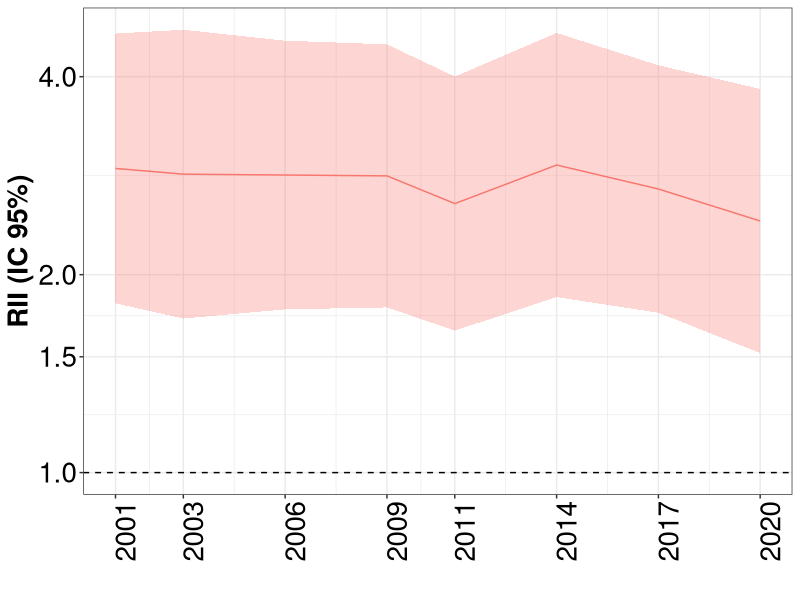
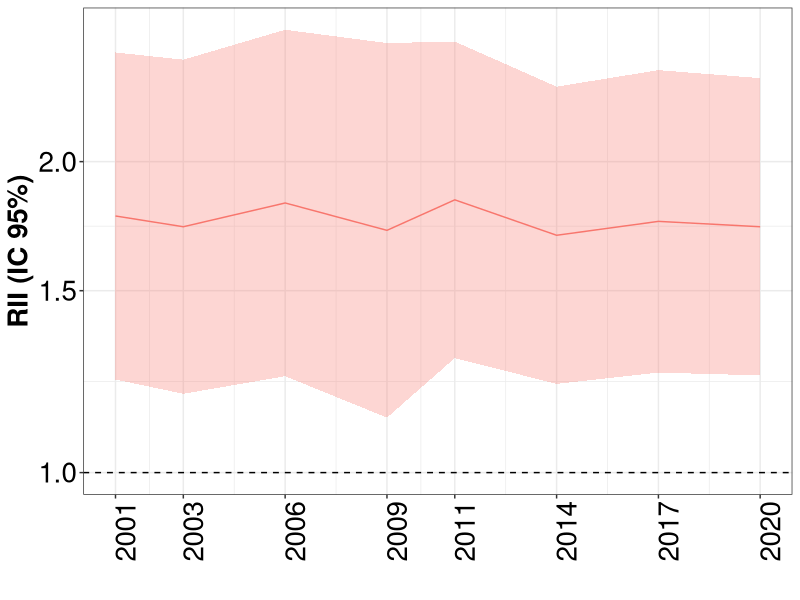
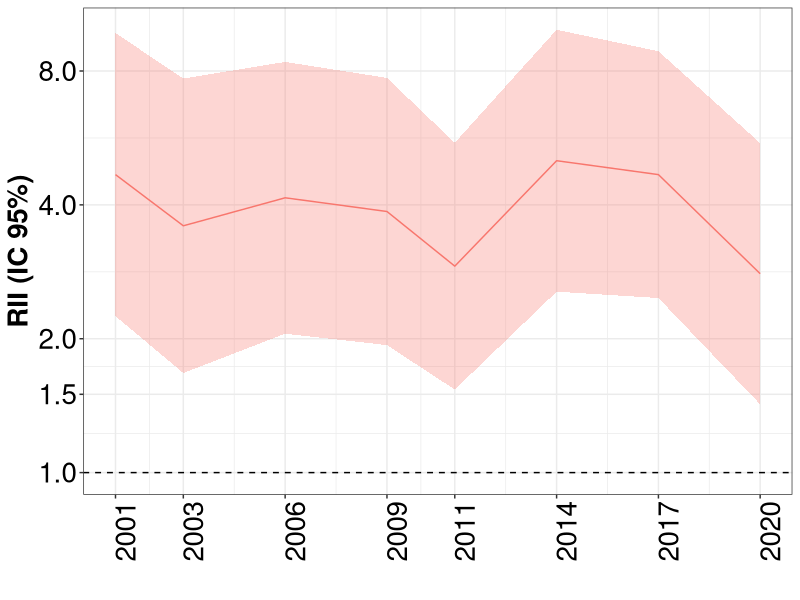
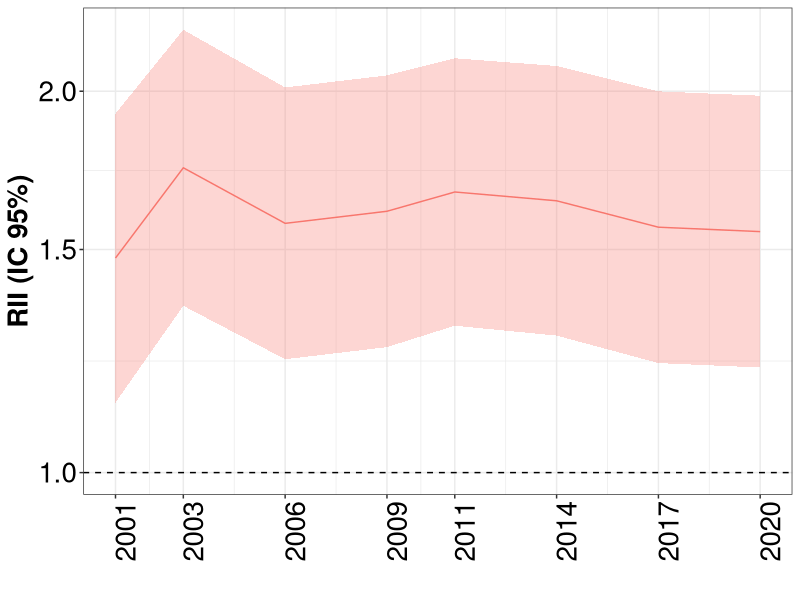
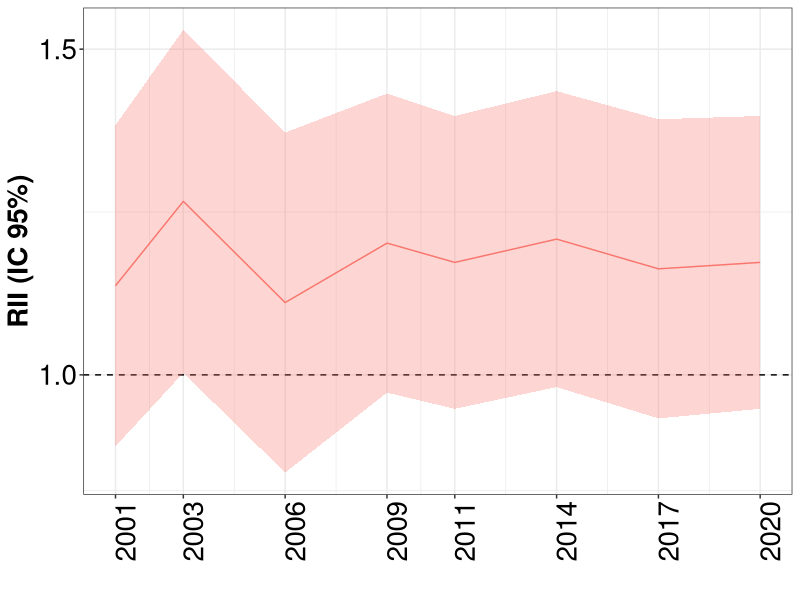
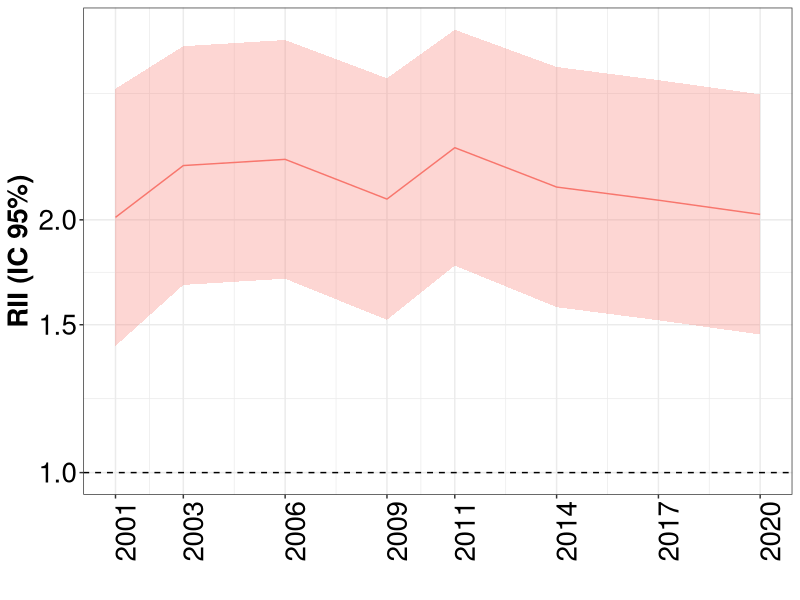
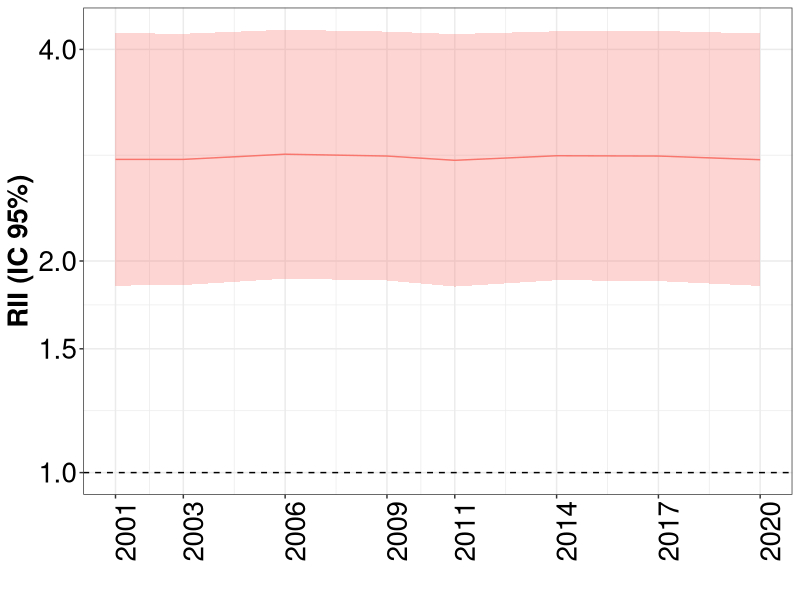
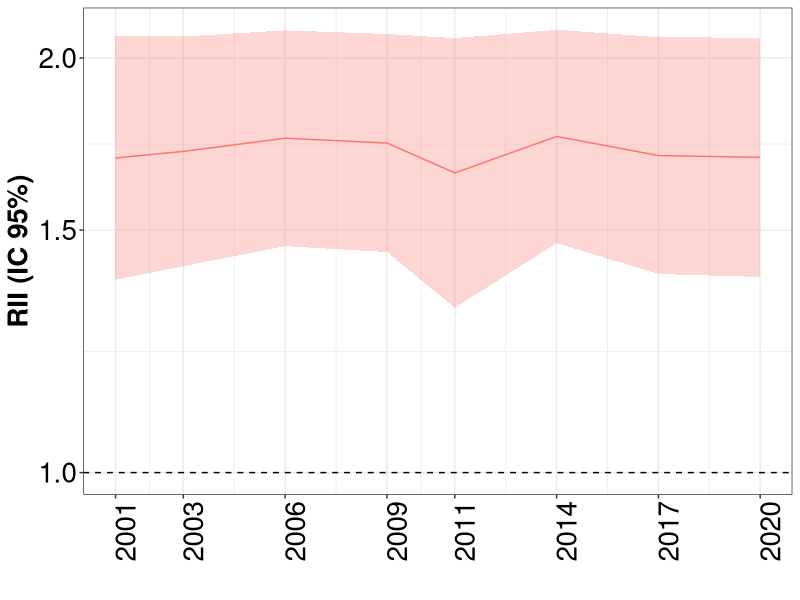

Reproduce these figures in R, in order.
## ---- chunk 1
knitr::opts_chunk$set(echo = TRUE)
library(tidyverse)
library(readxl)
library(ggplot2)
setwd(getwd())

## ---- chunk 2

desigualdades_rii_spain <- read.csv("rii_spain.csv")
prevalencias_spain <- read.csv("prevalencias_spain.csv")

prevalencias_ccaa <- read.csv("prevalencias_ccaa.csv")
prevalencias_ca <- prevalencias_ccaa %>%
  filter(abreviatura == "AN")
desigualdades_rii_ccaa <- read.csv("rii_ccaa.csv")
desigualdades_ca <- desigualdades_rii_ccaa %>%
  filter(abreviatura == "AN")

## ---- chunk 3

desigualdades_ca %>%
  filter(fr =="diabetes", sexo=="Overall") %>%
  ggplot(aes(x=as.Date(encuesta), y=rii, ymin=rii_infci, ymax=rii_supci, group=fr)) +
  geom_hline(yintercept = 1, lty = 2) +
  geom_ribbon(alpha=0.3, aes(fill=fr)) +
  geom_line(aes(color=fr)) +
  scale_y_continuous(trans="log", breaks=c(0.75, 1, 1.5, 2, 4, 8, 16, 32))+
  scale_x_date(date_labels = "%Y", breaks = unique(as.Date(desigualdades_ca$encuesta)))+
  labs(x="", y="RII (IC 95%)")+
  theme_bw()+
  theme(axis.text=element_text(size=20, color="black"),
                  axis.title=element_text(size=20, face="bold", color="black"),
                  axis.text.x = element_text(angle = 90),
                  strip.text = element_text(size=20, face="bold", color="black"),
                  legend.position="none")

## ---- chunk 4

desigualdades_ca %>%
  filter(fr =="diabetes", sexo=="Hombre") %>%
  ggplot(aes(x=as.Date(encuesta), y=rii, ymin=rii_infci, ymax=rii_supci, group=fr)) +
  geom_hline(yintercept = 1, lty = 2) +
  geom_ribbon(alpha=0.3, aes(fill=fr)) +
  geom_line(aes(color=fr)) +
  scale_y_continuous(trans="log", breaks=c(0.75, 1, 1.5, 2, 4, 8, 16, 32))+
  scale_x_date(date_labels = "%Y", breaks = unique(as.Date(desigualdades_ca$encuesta)))+
  labs(x="", y="RII (IC 95%)")+
  theme_bw()+
  theme(axis.text=element_text(size=20, color="black"),
                  axis.title=element_text(size=20, face="bold", color="black"),
                  axis.text.x = element_text(angle = 90),
                  strip.text = element_text(size=20, face="bold", color="black"),
                  legend.position="none")

## ---- chunk 5

desigualdades_ca %>%
  filter(fr =="diabetes", sexo=="Mujeres") %>%
  ggplot(aes(x=as.Date(encuesta), y=rii, ymin=rii_infci, ymax=rii_supci, group=fr)) +
  geom_hline(yintercept = 1, lty = 2) +
  geom_ribbon(alpha=0.3, aes(fill=fr)) +
  geom_line(aes(color=fr)) +
  scale_y_continuous(trans="log", breaks=c(0.75, 1, 1.5, 2, 4, 8, 16, 32))+
  scale_x_date(date_labels = "%Y", breaks = unique(as.Date(desigualdades_ca$encuesta)))+
  labs(x="", y="RII (IC 95%)")+
  theme_bw()+
  theme(axis.text=element_text(size=20, color="black"),
                  axis.title=element_text(size=20, face="bold", color="black"),
                  axis.text.x = element_text(angle = 90),
                  strip.text = element_text(size=20, face="bold", color="black"),
                  legend.position="none")

## ---- chunk 6

desigualdades_ca %>%
  filter(fr =="hta", sexo=="Overall") %>%
  ggplot(aes(x=as.Date(encuesta), y=rii, ymin=rii_infci, ymax=rii_supci, group=fr)) +
  geom_hline(yintercept = 1, lty = 2) +
  geom_ribbon(alpha=0.3, aes(fill=fr)) +
  geom_line(aes(color=fr)) +
  scale_y_continuous(trans="log", breaks=c(0.75, 1, 1.5, 2, 4, 8, 16, 32))+
  scale_x_date(date_labels = "%Y", breaks = unique(as.Date(desigualdades_ca$encuesta)))+
  labs(x="", y="RII (IC 95%)")+
  theme_bw()+
  theme(axis.text=element_text(size=20, color="black"),
                  axis.title=element_text(size=20, face="bold", color="black"),
                  axis.text.x = element_text(angle = 90),
                  strip.text = element_text(size=20, face="bold", color="black"),
                  legend.position="none")
## ---- chunk 7

desigualdades_ca %>%
  filter(fr =="hta", sexo=="Hombre") %>%
  ggplot(aes(x=as.Date(encuesta), y=rii, ymin=rii_infci, ymax=rii_supci, group=fr)) +
  geom_hline(yintercept = 1, lty = 2) +
  geom_ribbon(alpha=0.3, aes(fill=fr)) +
  geom_line(aes(color=fr)) +
  scale_y_continuous(trans="log", breaks=c(0.75, 1, 1.5, 2, 4, 8, 16, 32))+
  scale_x_date(date_labels = "%Y", breaks = unique(as.Date(desigualdades_ca$encuesta)))+
  labs(x="", y="RII (IC 95%)")+
  theme_bw()+
  theme(axis.text=element_text(size=20, color="black"),
                  axis.title=element_text(size=20, face="bold", color="black"),
                  axis.text.x = element_text(angle = 90),
                  strip.text = element_text(size=20, face="bold", color="black"),
                  legend.position="none")

## ---- chunk 8

desigualdades_ca %>%
  filter(fr =="hta", sexo=="Mujeres") %>%
  ggplot(aes(x=as.Date(encuesta), y=rii, ymin=rii_infci, ymax=rii_supci, group=fr)) +
  geom_hline(yintercept = 1, lty = 2) +
  geom_ribbon(alpha=0.3, aes(fill=fr)) +
  geom_line(aes(color=fr)) +
  scale_y_continuous(trans="log", breaks=c(0.75, 1, 1.5, 2, 4, 8, 16, 32))+
  scale_x_date(date_labels = "%Y", breaks = unique(as.Date(desigualdades_ca$encuesta)))+
  labs(x="", y="RII (IC 95%)")+
  theme_bw()+
  theme(axis.text=element_text(size=20, color="black"),
                  axis.title=element_text(size=20, face="bold", color="black"),
                  axis.text.x = element_text(angle = 90),
                  strip.text = element_text(size=20, face="bold", color="black"),
                  legend.position="none")

## ---- chunk 9

desigualdades_ca %>%
  filter(fr =="obesity", sexo=="Overall") %>%
  ggplot(aes(x=as.Date(encuesta), y=rii, ymin=rii_infci, ymax=rii_supci, group=fr)) +
  geom_hline(yintercept = 1, lty = 2) +
  geom_ribbon(alpha=0.3, aes(fill=fr)) +
  geom_line(aes(color=fr)) +
  scale_y_continuous(trans="log", breaks=c(0.75, 1, 1.5, 2, 4, 8, 16, 32))+
  scale_x_date(date_labels = "%Y", breaks = unique(as.Date(desigualdades_ca$encuesta)))+
  labs(x="", y="RII (IC 95%)")+
  theme_bw()+
  theme(axis.text=element_text(size=20, color="black"),
                  axis.title=element_text(size=20, face="bold", color="black"),
                  axis.text.x = element_text(angle = 90),
                  strip.text = element_text(size=20, face="bold", color="black"),
                  legend.position="none")
## ---- chunk 10

desigualdades_ca %>%
  filter(fr =="obesity", sexo=="Hombre") %>%
  ggplot(aes(x=as.Date(encuesta), y=rii, ymin=rii_infci, ymax=rii_supci, group=fr)) +
  geom_hline(yintercept = 1, lty = 2) +
  geom_ribbon(alpha=0.3, aes(fill=fr)) +
  geom_line(aes(color=fr)) +
  scale_y_continuous(trans="log", breaks=c(0.75, 1, 1.5, 2, 4, 8, 16, 32))+
  scale_x_date(date_labels = "%Y", breaks = unique(as.Date(desigualdades_ca$encuesta)))+
  labs(x="", y="RII (IC 95%)")+
  theme_bw()+
  theme(axis.text=element_text(size=20, color="black"),
                  axis.title=element_text(size=20, face="bold", color="black"),
                  axis.text.x = element_text(angle = 90),
                  strip.text = element_text(size=20, face="bold", color="black"),
                  legend.position="none")

## ---- chunk 11

desigualdades_ca %>%
  filter(fr =="obesity", sexo=="Mujeres") %>%
  ggplot(aes(x=as.Date(encuesta), y=rii, ymin=rii_infci, ymax=rii_supci, group=fr)) +
  geom_hline(yintercept = 1, lty = 2) +
  geom_ribbon(alpha=0.3, aes(fill=fr)) +
  geom_line(aes(color=fr)) +
  scale_y_continuous(trans="log", breaks=c(0.75, 1, 1.5, 2, 4, 8, 16, 32))+
  scale_x_date(date_labels = "%Y", breaks = unique(as.Date(desigualdades_ca$encuesta)))+
  labs(x="", y="RII (IC 95%)")+
  theme_bw()+
  theme(axis.text=element_text(size=20, color="black"),
                  axis.title=element_text(size=20, face="bold", color="black"),
                  axis.text.x = element_text(angle = 90),
                  strip.text = element_text(size=20, face="bold", color="black"),
                  legend.position="none")

## ---- chunk 12

desigualdades_ca %>%
  filter(fr =="col", sexo=="Overall") %>%
  ggplot(aes(x=as.Date(encuesta), y=rii, ymin=rii_infci, ymax=rii_supci, group=fr)) +
  geom_hline(yintercept = 1, lty = 2) +
  geom_ribbon(alpha=0.3, aes(fill=fr)) +
  geom_line(aes(color=fr)) +
  scale_y_continuous(trans="log", breaks=c(0.75, 1, 1.5, 2, 4, 8, 16, 32))+
  scale_x_date(date_labels = "%Y", breaks = unique(as.Date(desigualdades_ca$encuesta)))+
  labs(x="", y="RII (IC 95%)")+
  theme_bw()+
  theme(axis.text=element_text(size=20, color="black"),
                  axis.title=element_text(size=20, face="bold", color="black"),
                  axis.text.x = element_text(angle = 90),
                  strip.text = element_text(size=20, face="bold", color="black"),
                  legend.position="none")
## ---- chunk 13

desigualdades_ca %>%
  filter(fr =="col", sexo=="Hombre") %>%
  ggplot(aes(x=as.Date(encuesta), y=rii, ymin=rii_infci, ymax=rii_supci, group=fr)) +
  geom_hline(yintercept = 1, lty = 2) +
  geom_ribbon(alpha=0.3, aes(fill=fr)) +
  geom_line(aes(color=fr)) +
  scale_y_continuous(trans="log", breaks=c(0.75, 1, 1.5, 2, 4, 8, 16, 32))+
  scale_x_date(date_labels = "%Y", breaks = unique(as.Date(desigualdades_ca$encuesta)))+
  labs(x="", y="RII (IC 95%)")+
  theme_bw()+
  theme(axis.text=element_text(size=20, color="black"),
                  axis.title=element_text(size=20, face="bold", color="black"),
                  axis.text.x = element_text(angle = 90),
                  strip.text = element_text(size=20, face="bold", color="black"),
                  legend.position="none")

## ---- chunk 14

desigualdades_ca %>%
  filter(fr =="col", sexo=="Mujeres") %>%
  ggplot(aes(x=as.Date(encuesta), y=rii, ymin=rii_infci, ymax=rii_supci, group=fr)) +
  geom_hline(yintercept = 1, lty = 2) +
  geom_ribbon(alpha=0.3, aes(fill=fr)) +
  geom_line(aes(color=fr)) +
  scale_y_continuous(trans="log", breaks=c(0.75, 1, 1.5, 2, 4, 8, 16, 32))+
  scale_x_date(date_labels = "%Y", breaks = unique(as.Date(desigualdades_ca$encuesta)))+
  labs(x="", y="RII (IC 95%)")+
  theme_bw()+
  theme(axis.text=element_text(size=20, color="black"),
                  axis.title=element_text(size=20, face="bold", color="black"),
                  axis.text.x = element_text(angle = 90),
                  strip.text = element_text(size=20, face="bold", color="black"),
                  legend.position="none")

## ---- chunk 15

desigualdades_ca %>%
  filter(fr =="sedentario", sexo=="Overall") %>%
  ggplot(aes(x=as.Date(encuesta), y=rii, ymin=rii_infci, ymax=rii_supci, group=fr)) +
  geom_hline(yintercept = 1, lty = 2) +
  geom_ribbon(alpha=0.3, aes(fill=fr)) +
  geom_line(aes(color=fr)) +
  scale_y_continuous(trans="log", breaks=c(0.75, 1, 1.5, 2, 4, 8, 16, 32))+
  scale_x_date(date_labels = "%Y", breaks = unique(as.Date(desigualdades_ca$encuesta)))+
  labs(x="", y="RII (IC 95%)")+
  theme_bw()+
  theme(axis.text=element_text(size=20, color="black"),
                  axis.title=element_text(size=20, face="bold", color="black"),
                  axis.text.x = element_text(angle = 90),
                  strip.text = element_text(size=20, face="bold", color="black"),
                  legend.position="none")
## ---- chunk 16

desigualdades_ca %>%
  filter(fr =="sedentario", sexo=="Hombre") %>%
  ggplot(aes(x=as.Date(encuesta), y=rii, ymin=rii_infci, ymax=rii_supci, group=fr)) +
  geom_hline(yintercept = 1, lty = 2) +
  geom_ribbon(alpha=0.3, aes(fill=fr)) +
  geom_line(aes(color=fr)) +
  scale_y_continuous(trans="log", breaks=c(0.75, 1, 1.5, 2, 4, 8, 16, 32))+
  scale_x_date(date_labels = "%Y", breaks = unique(as.Date(desigualdades_ca$encuesta)))+
  labs(x="", y="RII (IC 95%)")+
  theme_bw()+
  theme(axis.text=element_text(size=20, color="black"),
                  axis.title=element_text(size=20, face="bold", color="black"),
                  axis.text.x = element_text(angle = 90),
                  strip.text = element_text(size=20, face="bold", color="black"),
                  legend.position="none")

## ---- chunk 17

desigualdades_ca %>%
  filter(fr =="sedentario", sexo=="Mujeres") %>%
  ggplot(aes(x=as.Date(encuesta), y=rii, ymin=rii_infci, ymax=rii_supci, group=fr)) +
  geom_hline(yintercept = 1, lty = 2) +
  geom_ribbon(alpha=0.3, aes(fill=fr)) +
  geom_line(aes(color=fr)) +
  scale_y_continuous(trans="log", breaks=c(0.75, 1, 1.5, 2, 4, 8, 16, 32))+
  scale_x_date(date_labels = "%Y", breaks = unique(as.Date(desigualdades_ca$encuesta)))+
  labs(x="", y="RII (IC 95%)")+
  theme_bw()+
  theme(axis.text=element_text(size=20, color="black"),
                  axis.title=element_text(size=20, face="bold", color="black"),
                  axis.text.x = element_text(angle = 90),
                  strip.text = element_text(size=20, face="bold", color="black"),
                  legend.position="none")

## ---- chunk 18

desigualdades_ca %>%
  filter(fr =="smoking", sexo=="Overall") %>%
  ggplot(aes(x=as.Date(encuesta), y=rii, ymin=rii_infci, ymax=rii_supci, group=fr)) +
  geom_hline(yintercept = 1, lty = 2) +
  geom_ribbon(alpha=0.3, aes(fill=fr)) +
  geom_line(aes(color=fr)) +
  scale_y_continuous(trans="log", breaks=c(0.75, 1, 1.5, 2, 4, 8, 16, 32))+
  scale_x_date(date_labels = "%Y", breaks = unique(as.Date(desigualdades_ca$encuesta)))+
  labs(x="", y="RII (IC 95%)")+
  theme_bw()+
  theme(axis.text=element_text(size=20, color="black"),
                  axis.title=element_text(size=20, face="bold", color="black"),
                  axis.text.x = element_text(angle = 90),
                  strip.text = element_text(size=20, face="bold", color="black"),
                  legend.position="none")
## ---- chunk 19

desigualdades_ca %>%
  filter(fr =="smoking", sexo=="Hombre") %>%
  ggplot(aes(x=as.Date(encuesta), y=rii, ymin=rii_infci, ymax=rii_supci, group=fr)) +
  geom_hline(yintercept = 1, lty = 2) +
  geom_ribbon(alpha=0.3, aes(fill=fr)) +
  geom_line(aes(color=fr)) +
  scale_y_continuous(trans="log", breaks=c(0.75, 1, 1.5, 2, 4, 8, 16, 32))+
  scale_x_date(date_labels = "%Y", breaks = unique(as.Date(desigualdades_ca$encuesta)))+
  labs(x="", y="RII (IC 95%)")+
  theme_bw()+
  theme(axis.text=element_text(size=20, color="black"),
                  axis.title=element_text(size=20, face="bold", color="black"),
                  axis.text.x = element_text(angle = 90),
                  strip.text = element_text(size=20, face="bold", color="black"),
                  legend.position="none")

## ---- chunk 20

desigualdades_ca %>%
  filter(fr =="smoking", sexo=="Mujeres") %>%
  ggplot(aes(x=as.Date(encuesta), y=rii, ymin=rii_infci, ymax=rii_supci, group=fr)) +
  geom_hline(yintercept = 1, lty = 2) +
  geom_ribbon(alpha=0.3, aes(fill=fr)) +
  geom_line(aes(color=fr)) +
  scale_y_continuous(trans="log", breaks=c(0.75, 1, 1.5, 2, 4, 8, 16, 32))+
  scale_x_date(date_labels = "%Y", breaks = unique(as.Date(desigualdades_ca$encuesta)))+
  labs(x="", y="RII (IC 95%)")+
  theme_bw()+
  theme(axis.text=element_text(size=20, color="black"),
                  axis.title=element_text(size=20, face="bold", color="black"),
                  axis.text.x = element_text(angle = 90),
                  strip.text = element_text(size=20, face="bold", color="black"),
                  legend.position="none")

## ---- chunk 21

desigualdades_ca %>%
  filter(fr =="alcohol", sexo=="Overall") %>%
  ggplot(aes(x=as.Date(encuesta), y=rii, ymin=rii_infci, ymax=rii_supci, group=fr)) +
  geom_hline(yintercept = 1, lty = 2) +
  geom_ribbon(alpha=0.3, aes(fill=fr)) +
  geom_line(aes(color=fr)) +
  scale_y_continuous(trans="log", breaks=c(0.75, 1, 1.5, 2, 4, 8, 16, 32))+
  scale_x_date(date_labels = "%Y", breaks = unique(as.Date(desigualdades_ca$encuesta)))+
  labs(x="", y="RII (IC 95%)")+
  theme_bw()+
  theme(axis.text=element_text(size=20, color="black"),
                  axis.title=element_text(size=20, face="bold", color="black"),
                  axis.text.x = element_text(angle = 90),
                  strip.text = element_text(size=20, face="bold", color="black"),
                  legend.position="none")
## ---- chunk 22

desigualdades_ca %>%
  filter(fr =="alcohol", sexo=="Hombre") %>%
  ggplot(aes(x=as.Date(encuesta), y=rii, ymin=rii_infci, ymax=rii_supci, group=fr)) +
  geom_hline(yintercept = 1, lty = 2) +
  geom_ribbon(alpha=0.3, aes(fill=fr)) +
  geom_line(aes(color=fr)) +
  scale_y_continuous(trans="log", breaks=c(0.75, 1, 1.5, 2, 4, 8, 16, 32))+
  scale_x_date(date_labels = "%Y", breaks = unique(as.Date(desigualdades_ca$encuesta)))+
  labs(x="", y="RII (IC 95%)")+
  theme_bw()+
  theme(axis.text=element_text(size=20, color="black"),
                  axis.title=element_text(size=20, face="bold", color="black"),
                  axis.text.x = element_text(angle = 90),
                  strip.text = element_text(size=20, face="bold", color="black"),
                  legend.position="none")

## ---- chunk 23

desigualdades_ca %>%
  filter(fr =="alcohol", sexo=="Mujeres") %>%
  ggplot(aes(x=as.Date(encuesta), y=rii, ymin=rii_infci, ymax=rii_supci, group=fr)) +
  geom_hline(yintercept = 1, lty = 2) +
  geom_ribbon(alpha=0.3, aes(fill=fr)) +
  geom_line(aes(color=fr)) +
  scale_y_continuous(trans="log", breaks=c(0.75, 1, 1.5, 2, 4, 8, 16, 32))+
  scale_x_date(date_labels = "%Y", breaks = unique(as.Date(desigualdades_ca$encuesta)))+
  labs(x="", y="RII (IC 95%)")+
  theme_bw()+
  theme(axis.text=element_text(size=20, color="black"),
                  axis.title=element_text(size=20, face="bold", color="black"),
                  axis.text.x = element_text(angle = 90),
                  strip.text = element_text(size=20, face="bold", color="black"),
                  legend.position="none")

